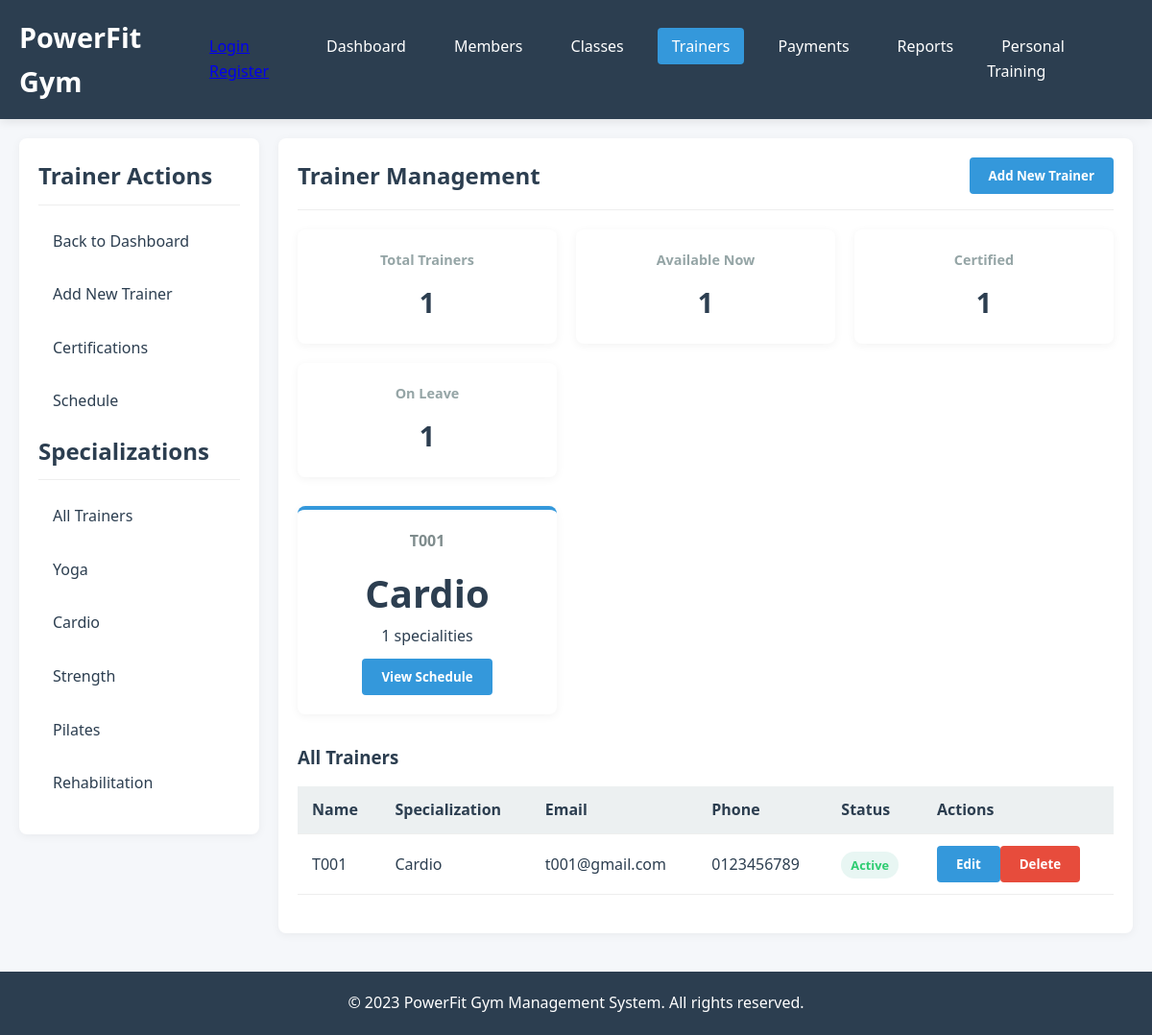
Screenshot of /trainers/ with the database file from the repository.
### mainApp/models.py (models this page shows, shortened)
class Trainer(models.Model):
    class Status(models.TextChoices):
        ACTIVE = 'active', 'Active'
        INACTIVE = 'inactive', 'Inactive'
        ON_LEAVE = 'on_leave', 'On Leave'
        SUSPENDED = 'suspended', 'Suspended'
    name = models.CharField(
        max_length=100,
        validators=[MinLengthValidator(2)],
        help_text="Full name of the trainer"
    )
    specialization = models.CharField(
        max_length=200,
        help_text="Trainer's area of expertise (e.g., Yoga, Cardio, Strength Training)"
    )
    email = models.EmailField(
        unique=True,
        max_length=254,
        validators=[RegexValidator(
            regex=r'^[a-zA-Z0-9._%+-]+@[a-zA-Z0-9.-]+\.[a-zA-Z]{2,}$',
            message="Enter a valid email address"
        )],
        help_text="Trainer's email address"
    )
    phone = models.CharField(
        max_length=15,
        validators=[RegexValidator(
            regex=r'^\+?1?\d{9,15}$',
            message="Phone number must be entered in format: '+999999999'. Up to 15 digits allowed."
        )],
        help_text="Trainer's contact number"
    )
    status = models.CharField(
        max_length=20,
        choices=Status.choices,
        default=Status.ACTIVE,
        help_text="Current employment status"
    )
    profile_image = models.ImageField(
        upload_to='trainers/profiles/',
        null=True,
        blank=True,
        help_text="Trainer's profile picture"
    )
    bio = models.TextField(
        max_length=500,
        blank=True,
        null=True,
        help_text="Short biography or description"
    )
    years_of_experience = models.PositiveIntegerField(
        default=0,
        help_text="Number of years of experience"
    )
    certifications = models.TextField(
        blank=True,
        null=True,
        help_text="List of certifications (comma-separated)"
    )
    hire_date = models.DateField(
        default=timezone.now,
        help_text="Date when trainer was hired"
    )
    created_at = models.DateTimeField(auto_now_add=True)
    updated_at = models.DateTimeField(auto_now=True)
    class Meta:
        db_table = 'trainers'
        verbose_name = 'Trainer'
        verbose_name_plural = 'Trainers'
        ordering = ['name']
        indexes = [
            models.Index(fields=['name']),
            models.Index(fields=['email']),
            models.Index(fields=['status']),
            models.Index(fields=['specialization']),
        ]

### mainApp/views.py (the view)
# urls.py: path('trainers/', views.trainers, name='trainers'),
def trainers(request):
  trainers = Trainer.objects.all()
  total_trainers  = Trainer.objects.all().count()
  featured_trainers = Trainer.objects.filter(status = 'active').annotate(
    trainer_specialization = Count("specialization", distinct = True)
  ).order_by(
    "-created_at",
    "-years_of_experience",
    "-trainer_specialization"
  )[:4]
  available_trainers = Trainer.objects.filter(status = "active").count()
  on_leave_trainers = Trainer.objects.filter(status = "active").count()
  context = {"trainers": trainers, "total_trainers": total_trainers, "featured_trainers": featured_trainers, "available_trainers": available_trainers, "on_leave_trainers":on_leave_trainers }
  return render(request, 'mainApp/trainers.html', context)

### templates/mainApp/trainers.html (shortened to what this page needs)
{% extends 'mainApp/base.html' %}
{% block content %}
<div class="main-content">
    <aside class="sidebar">
        <h2>Trainer Actions</h2>
        <ul class="sidebar-menu">
            <li><a href="{% url 'dashboard' %}">Back to Dashboard</a></li>
            <li><a href="#" id="addTrainerBtn">Add New Trainer</a></li>
            <li><a href="#">Certifications</a></li>
            <li><a href="#">Schedule</a></li>
        </ul>
        <h2>Specializations</h2>
        <ul class="sidebar-menu">
            <li><a href="#">All Trainers</a></li>
            <li><a href="#">Yoga</a></li>
            <li><a href="#">Cardio</a></li>
            <li><a href="#">Strength</a></li>
            <li><a href="#">Pilates</a></li>
            <li><a href="#">Rehabilitation</a></li>
        </ul>
    </aside>
    <main class="content">
        <div class="content-header">
            <h2>Trainer Management</h2>
            <button class="btn" id="addTrainerBtn2">Add New Trainer</button>
        </div>
        <div class="stats-grid">
            <div class="stat-card">
                <h3>Total Trainers</h3>
                <div class="value">{{ total_trainers|default:"9" }}</div>
            </div>
            <div class="stat-card">
                <h3>Available Now</h3>
                <div class="value">{{ available_trainers }}</div>
            </div>
            <div class="stat-card">
                <h3>Certified</h3>
                <div class="value">{{ total_trainers }}</div>
            </div>
            <div class="stat-card">
                <h3>On Leave</h3>
                <div class="value">{{ on_leave_trainers }}</div>
            </div>
        </div>
        <div class="dashboard-cards">
            {% for trainer in featured_trainers %}
            <div class="card">
                <h3>{{ trainer.name }}</h3>
                <div class="number">{{ trainer.specialization }}</div>
                <p>{{ trainer.trainer_specialization }} specialities</p>
                <button class="btn" style="margin-top: 10px;">View Schedule</button>
            </div>
            {% endfor %}
        </div>
        <h3 style="margin: 30px 0 15px;">All Trainers</h3>
        <table>
            <thead>
                <tr>
                    <th>Name</th>
                    <th>Specialization</th>
                    <th>Email</th>
                    <th>Phone</th>
                    <th>Status</th>
                    <th>Actions</th>
                </tr>
            </thead>
            <tbody>
                {% for trainer in trainers %}
                <tr>
                    <td>{{ trainer.name }}</td>
                    <td>{{ trainer.specialization }}</span></td>
                    <td>{{ trainer.email }}</span></td>
                    <td>{{ trainer.phone }}</span></td>
                    <td><span class="status {{ trainer.status }}">{{ trainer.status|title }}</span></span></td>
                    <td><button class="btn">Edit</button><button class="btn btn-danger">Delete</button></span></td>
                </tr>
                {% endfor %}
            </tbody>
        </table>
    </main>
</div>
{% endblock %}

### templates/mainApp/base.html (style rules this page uses)
:root { --primary: #2c3e50; --secondary: #3498db; --accent: #e74c3c; --light: #ecf0f1; --dark: #2c3e50; --success: #2ecc71; --warning: #f39c12; --danger: #e74c3c; --gray: #95a5a6; }
* { margin: 0; padding: 0; box-sizing: border-box; font-family: "Segoe UI", Tahoma, Geneva, Verdana, sans-serif; }
body { background-color: #f5f7fa; color: var(--dark); line-height: 1.6; }
.main-content { display: flex; margin-top: 20px; gap: 20px; min-height: calc(100vh - 180px); }
.sidebar { flex: 0 0 250px; background-color: white; border-radius: 8px; box-shadow: 0 2px 10px rgba(0, 0, 0, 0.05); padding: 20px; height: fit-content; }
.sidebar h2 { margin-bottom: 15px; padding-bottom: 10px; border-bottom: 1px solid #eee; color: var(--primary); }
.sidebar-menu { list-style: none; }
.sidebar-menu li { margin-bottom: 10px; }
.sidebar-menu a { display: block; padding: 10px 15px; color: var(--dark); text-decoration: none; border-radius: 4px; transition: background-color 0.3s; }
.content { flex: 1; background-color: white; border-radius: 8px; box-shadow: 0 2px 10px rgba(0, 0, 0, 0.05); padding: 20px; }
.content-header { display: flex; justify-content: space-between; align-items: center; margin-bottom: 20px; padding-bottom: 15px; border-bottom: 1px solid #eee; }
.content-header h2 { color: var(--primary); }
.btn { padding: 10px 20px; background-color: var(--secondary); color: white; border: none; border-radius: 4px; cursor: pointer; transition: background-color 0.3s; font-weight: 600; text-decoration: none; display: inline-block; text-align: center; }
.btn-danger { background-color: var(--danger); }
.dashboard-cards { display: grid; grid-template-columns: repeat(auto-fill, minmax(250px, 1fr)); gap: 20px; margin-bottom: 30px; }
.card { background-color: white; border-radius: 8px; box-shadow: 0 2px 10px rgba(0, 0, 0, 0.05); padding: 20px; text-align: center; border-top: 4px solid var(--secondary); }
.card h3 { font-size: 1rem; color: #7f8c8d; margin-bottom: 10px; }
.card .number { font-size: 2.5rem; font-weight: 700; color: var(--primary); }
table { width: 100%; border-collapse: collapse; margin-bottom: 20px; }
table th, table td { padding: 12px 15px; text-align: left; border-bottom: 1px solid #eee; }
table th { background-color: var(--light); color: var(--primary); font-weight: 600; }
.status { padding: 5px 10px; border-radius: 20px; font-size: 0.8rem; font-weight: 600; }
.status.active { background-color: #e8f6f3; color: var(--success); }
.stats-grid { display: grid; grid-template-columns: repeat(auto-fill, minmax(200px, 1fr)); gap: 20px; margin-bottom: 30px; }
.stat-card { background-color: white; border-radius: 8px; box-shadow: 0 2px 10px rgba(0, 0, 0, 0.05); padding: 20px; text-align: center; }
.stat-card h3 { font-size: 0.9rem; color: var(--gray); margin-bottom: 10px; }
.stat-card .value { font-size: 1.8rem; font-weight: 700; color: var(--primary); }

### rows the page displays
Trainer: name "T001", specialization "Cardio", trainer_specialization "1", email "t001@gmail.com", phone "0123456789", status "Active"

### other values shown
{{ total_trainers|default:"9" }} "1"
{{ available_trainers }} "1"
{{ total_trainers }} "1"
{{ on_leave_trainers }} "1"
